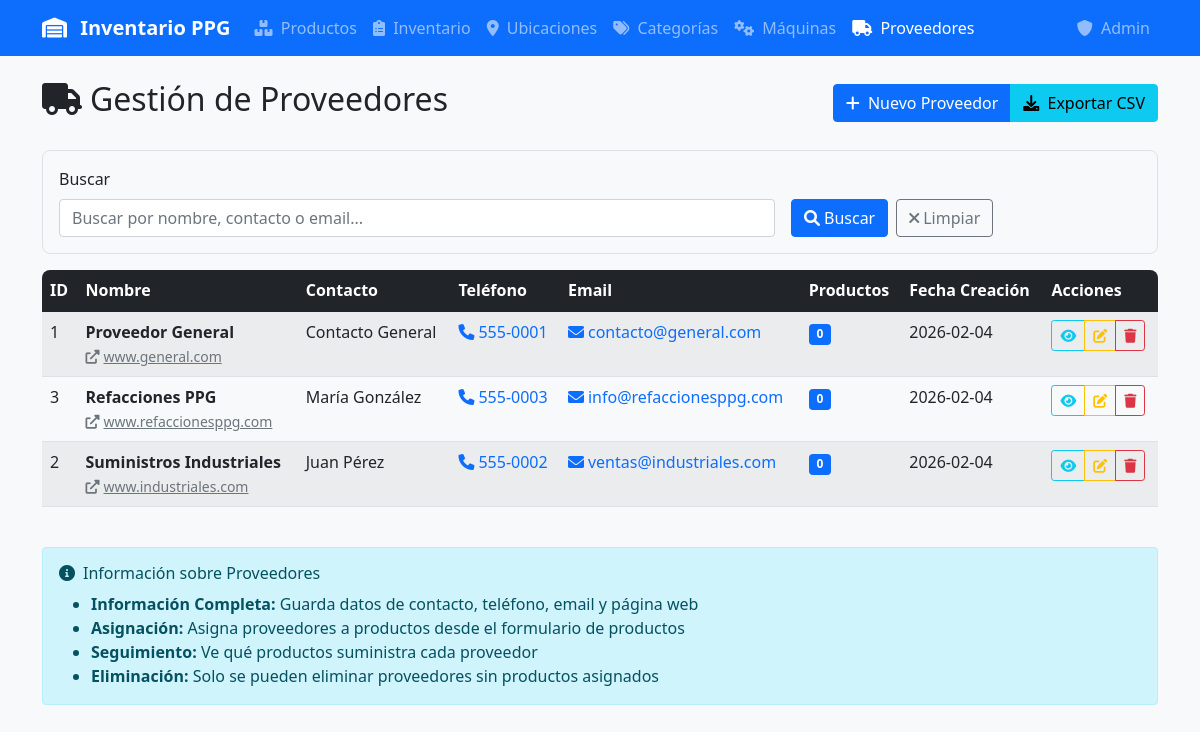
/proveedores, run on the app's committed database.
### tables this page shows
CREATE TABLE proveedores (
                id INTEGER PRIMARY KEY AUTOINCREMENT,
                nombre TEXT UNIQUE NOT NULL,
                contacto TEXT,
                telefono TEXT,
                email TEXT,
                pagina_web TEXT,
                direccion TEXT,
                notas TEXT,
                fecha_creacion DATETIME DEFAULT CURRENT_TIMESTAMP,
                fecha_actualizacion DATETIME DEFAULT CURRENT_TIMESTAMP
            );

### app.py (the view)
@app.route('/proveedores')
def proveedores():
    conn = get_db_connection()
    search = request.args.get('search', '').strip()
    query = '''
        SELECT p.id, p.nombre, p.contacto, p.telefono, p.email,
               p.pagina_web, p.fecha_creacion,
               COUNT(DISTINCT pr.id) as productos_count
        FROM proveedores p
        LEFT JOIN productos pr ON p.id = pr.proveedor_id
        WHERE 1=1
    '''
    params = []
    if search:
        query += ' AND (p.nombre LIKE ? OR p.contacto LIKE ? OR p.email LIKE ?)'
        search_param = f'%{search}%'
        params.extend([search_param, search_param, search_param])
    query += ' GROUP BY p.id ORDER BY p.nombre'
    proveedores = conn.execute(query, params).fetchall()
    conn.close()
    return render_template('proveedores.html',
                         proveedores=proveedores,
                         filters={'search': search})

### app.py (called while the page is built)
def get_db_connection():
    conn = sqlite3.connect(DATABASE, timeout=20.0)
    conn.row_factory = sqlite3.Row
    conn.execute('PRAGMA journal_mode=WAL')  # Better concurrent access
    conn.execute('PRAGMA busy_timeout=20000')  # 20 second timeout
    conn.execute('PRAGMA synchronous=NORMAL')  # Faster writes
    conn.execute('PRAGMA cache_size=10000')  # Larger cache
    conn.execute('PRAGMA temp_store=MEMORY')  # Use memory for temp tables
    return conn

### templates/proveedores.html (shortened to what this page needs)
{% extends "base.html" %}
{% block content %}
<div class="d-flex justify-content-between align-items-center mb-4">
    <h2><i class="fas fa-truck me-2"></i>Gestión de Proveedores</h2>
    <div class="btn-group" role="group">
        <button type="button" class="btn btn-primary" onclick="window.location.href='{{ url_for('nuevo_proveedor') }}'">
            <i class="fas fa-plus me-1"></i>
            Nuevo Proveedor
        </button>
        <button type="button" class="btn btn-info" onclick="exportarProveedores()">
            <i class="fas fa-download me-1"></i>
            Exportar CSV
        </button>
    </div>
</div>
<div class="filter-card">
    <form method="GET" id="filtrosForm">
        <div class="row g-3">
            <div class="col-md-8">
                <label for="search" class="form-label">Buscar</label>
                <input type="text" class="form-control" name="search" id="search"
                       value="{{ filters.search }}" placeholder="Buscar por nombre, contacto o email...">
            </div>
            <div class="col-md-4 d-flex align-items-end">
                <button type="submit" class="btn btn-primary me-2">
                    <i class="fas fa-search me-1"></i>Buscar
                </button>
                <button type="button" class="btn btn-outline-secondary" onclick="limpiarFiltros()">
                    <i class="fas fa-times me-1"></i>Limpiar
                </button>
            </div>
        </div>
    </form>
</div>
<div class="table-responsive">
    <table class="table table-striped table-hover">
        <thead class="table-dark">
            <tr>
                <th>ID</th>
                <th>Nombre</th>
                <th>Contacto</th>
                <th>Teléfono</th>
                <th>Email</th>
                <th>Productos</th>
                <th>Fecha Creación</th>
                <th>Acciones</th>
            </tr>
        </thead>
        <tbody>
            {% for proveedor in proveedores %}
            <tr>
                <td>{{ proveedor.id }}</td>
                <td>
                    <strong>{{ proveedor.nombre }}</strong>
                    {% if proveedor.pagina_web %}
                    <br><a href="{{ proveedor.pagina_web }}" target="_blank" class="text-muted small">
                        <i class="fas fa-external-link-alt me-1"></i>{{ proveedor.pagina_web }}
                    </a>
                    {% endif %}
                </td>
                <td>
                    {% if proveedor.contacto %}
                        {{ proveedor.contacto }}
                    {% else %}
                        <span class="text-muted">-</span>
                    {% endif %}
                </td>
                <td>
                    {% if proveedor.telefono %}
                        <a href="tel:{{ proveedor.telefono }}" class="text-decoration-none">
                            <i class="fas fa-phone me-1"></i>{{ proveedor.telefono }}
                        </a>
                    {% else %}
                        <span class="text-muted">-</span>
                    {% endif %}
                </td>
                <td>
                    {% if proveedor.email %}
                        <a href="mailto:{{ proveedor.email }}" class="text-decoration-none">
                            <i class="fas fa-envelope me-1"></i>{{ proveedor.email }}
                        </a>
                    {% else %}
                        <span class="text-muted">-</span>
                    {% endif %}
                </td>
                <td>
                    <span class="badge bg-primary">{{ proveedor.productos_count }}</span>
                </td>
                <td>
                    {% if proveedor.fecha_creacion %}
                        {{ proveedor.fecha_creacion[:10] }}
                    {% else %}
                        -
                    {% endif %}
                </td>
                <td>
                    <div class="btn-group btn-group-sm" role="group">
                        <button type="button" class="btn btn-outline-info"
                                onclick="verDetallesProveedor({{ proveedor.id }}, '{{ proveedor.nombre }}')"
                                title="Ver detalles">
                            <i class="fas fa-eye"></i>
                        </button>
                        <button type="button" class="btn btn-outline-warning"
                                onclick="window.location.href='{{ url_for('editar_proveedor', id=proveedor.id) }}'"
                                title="Editar">
                            <i class="fas fa-edit"></i>
                        </button>
                        {% if proveedor.productos_count == 0 %}
                        <button type="button" class="btn btn-outline-danger"
                                onclick="confirmarEliminarProveedor({{ proveedor.id }}, '{{ proveedor.nombre }}')"
                                title="Eliminar">
                            <i class="fas fa-trash"></i>
                        </button>
                        {% else %}
                        <button type="button" class="btn btn-outline-secondary" disabled
                                title="No se puede eliminar: tiene productos asignados">
                            <i class="fas fa-lock"></i>
                        </button>
                        {% endif %}
                    </div>
                </td>
            </tr>
            {% endfor %}
        </tbody>
    </table>
</div>
<div class="row mt-4">
    <div class="col-md-12">
        <div class="alert alert-info">
            <h6><i class="fas fa-info-circle me-2"></i>Información sobre Proveedores</h6>
            <ul class="mb-0">
                <li><strong>Información Completa:</strong> Guarda datos de contacto, teléfono, email y página web</li>
                <li><strong>Asignación:</strong> Asigna proveedores a productos desde el formulario de productos</li>
                <li><strong>Seguimiento:</strong> Ve qué productos suministra cada proveedor</li>
                <li><strong>Eliminación:</strong> Solo se pueden eliminar proveedores sin productos asignados</li>
            </ul>
        </div>
    </div>
</div>
{% endblock %}

### templates/base.html (style rules this page uses)
.filter-card { background-color: #f8f9fa; border: 1px solid #dee2e6; border-radius: 0.5rem; padding: 1rem; margin-bottom: 1rem; }
.table-responsive { border-radius: 0.5rem; overflow: hidden; }
.btn-group-sm > .btn { padding: 0.25rem 0.5rem; font-size: 0.875rem; }

### data on the page
proveedores: id "1", nombre "Proveedor General", pagina_web "www.general.com", contacto "Contacto General", telefono "555-0001", email "contacto@general.com", productos_count "0", fecha_creacion "2026-02-04"
proveedores: id "3", nombre "Refacciones PPG", pagina_web "www.refaccionesppg.com", contacto "María González", telefono "555-0003", email "info@refaccionesppg.com", productos_count "0", fecha_creacion "2026-02-04"
proveedores: id "2", nombre "Suministros Industriales", pagina_web "www.industriales.com", contacto "Juan Pérez", telefono "555-0002", email "ventas@industriales.com", productos_count "0", fecha_creacion "2026-02-04"
